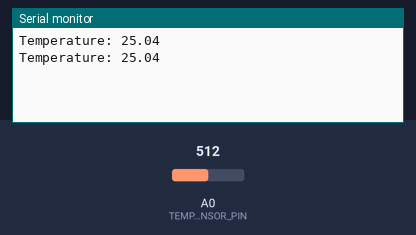
Simulated run of this sketch. Board: Arduino Uno, built with avr-gcc and run on an emulated ATmega328P. On the bench: the last lines printed to the serial monitor. The test bench sets the inputs (shaded band); at power-on: A0 (TEMPERATURE_SENSOR_PIN) = 512.

Above: at 5.8 s.
5.9 s: A0 (TEMPERATURE_SENSOR_PIN) set to 716
At 11.4 s:
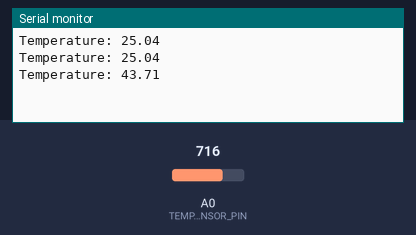
11.9 s: A0 (TEMPERATURE_SENSOR_PIN) set to 900
At 16.0 s:
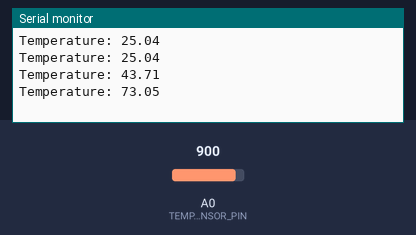
Timing chart, 0 to 17.5 s (numbered marks = the images above; inputs shaded):
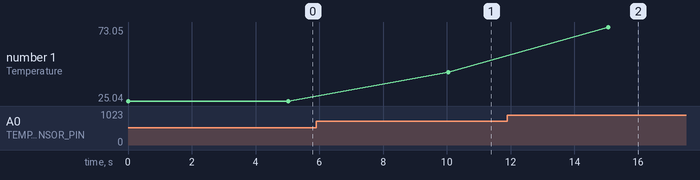

The sketch:

temperature_sensor.ino
```cpp
const int TEMPERATURE_SENSOR_PIN = A0;
const float TIME_PERIOD = 5; // 5s

// const int R0 = 100000;                      // Ohm
const int B = 4275;                            // K
const float analogReferenceV = 1023.f;         // V
const float oneOverT0 = 1.f / (25.0 + 273.15); // K
const float celsiusOffset = 273.15;            // K

int analogValue;
float RoverR0, T;

void setup()
{
    // Setup serial connection
    Serial.begin(9600);

    pinMode(TEMPERATURE_SENSOR_PIN, INPUT);
}

void loop()
{
    // Read the analog value as a 10 bit integer
    analogValue = analogRead(TEMPERATURE_SENSOR_PIN);

    // Compute the resistance R
    RoverR0 = analogReferenceV / analogValue - 1;

    // Get the temperature in Celsius
    T = 1.f / ((log(RoverR0) / B) + oneOverT0) - celsiusOffset;

    // Print the result to the serial connection
    Serial.print("Temperature: ");
    Serial.println(T);
    Serial.flush();

    delay(TIME_PERIOD * 1e3);
}
```

Measured:
- after the input at 5.9 s, the serial monitor: prints a new line after 4.1 s (image 1)
- after the input at 11.9 s, the serial monitor: prints a new line after 3.2 s (image 2)
- plotted number 1: 25.04 → 43.71 after the input at 5.9 s, 43.71 → 73.05 after the input at 11.9 s
